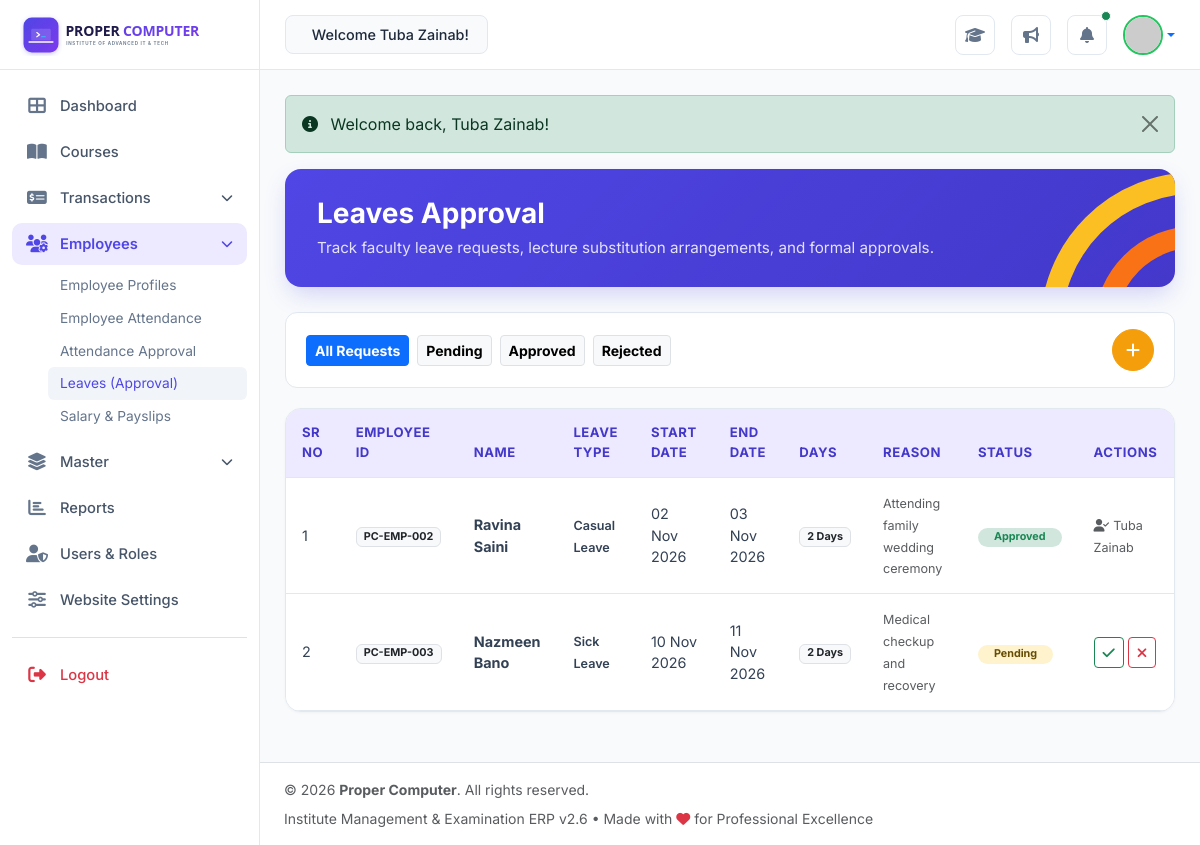
The page /admin/leaves.php (signed in) on the database its author committed.
### tables this page shows
CREATE TABLE `users` (
  `id` INT AUTO_INCREMENT PRIMARY KEY,
  `username` VARCHAR(60) NOT NULL UNIQUE,
  `email` VARCHAR(100) NOT NULL UNIQUE,
  `password_hash` VARCHAR(255) NOT NULL,
  `full_name` VARCHAR(100) NOT NULL,
  `phone` VARCHAR(20) NULL,
  `role_id` INT NOT NULL,
  `avatar` VARCHAR(255) DEFAULT 'default-avatar.png',
  `status` ENUM('active', 'inactive') DEFAULT 'active',
  `last_login` DATETIME NULL,
  `created_at` DATETIME DEFAULT CURRENT_TIMESTAMP,
  FOREIGN KEY (`role_id`) REFERENCES `roles` (`id`)
);

CREATE TABLE `leave_applications` (
  `id` INT AUTO_INCREMENT PRIMARY KEY,
  `employee_id` INT NOT NULL,
  `leave_type` ENUM('Casual Leave', 'Sick Leave', 'Earned Leave', 'Maternity/Paternity') DEFAULT 'Casual Leave',
  `start_date` DATE NOT NULL,
  `end_date` DATE NOT NULL,
  `total_days` INT NOT NULL DEFAULT 1,
  `reason` TEXT NOT NULL,
  `status` ENUM('Pending', 'Approved', 'Rejected') DEFAULT 'Pending',
  `approved_by` INT NULL,
  `response_notes` TEXT NULL,
  `created_at` DATETIME DEFAULT CURRENT_TIMESTAMP,
  FOREIGN KEY (`employee_id`) REFERENCES `employees` (`id`) ON DELETE CASCADE
);

CREATE TABLE `employees` (
  `id` INT AUTO_INCREMENT PRIMARY KEY,
  `employee_id` VARCHAR(30) NOT NULL UNIQUE,
  `full_name` VARCHAR(100) NOT NULL,
  `email` VARCHAR(100) NOT NULL,
  `phone` VARCHAR(20) NOT NULL,
  `role` VARCHAR(50) NOT NULL DEFAULT 'Teacher',
  `designation` VARCHAR(100) NOT NULL,
  `qualification` VARCHAR(100) NULL,
  `skills` VARCHAR(255) NULL,
  `base_salary` DECIMAL(10,2) NOT NULL DEFAULT 25000.00,
  `joining_date` DATE NOT NULL,
  `status` ENUM('Active', 'Inactive') DEFAULT 'Active',
  `photo` VARCHAR(255) NULL,
  `created_at` DATETIME DEFAULT CURRENT_TIMESTAMP
);

### admin/leaves.php (the view, shortened to what this page needs)
<?php
require_once __DIR__ . '/../config/helpers.php';
$pdo = getDBConnection();
$statusFilter = $_GET['status'] ?? 'all';
$sql = "SELECT la.*, e.employee_id, e.full_name as employee_name, e.role, u.full_name as approver_name
        FROM leave_applications la
        JOIN employees e ON la.employee_id = e.id
        LEFT JOIN users u ON la.approved_by = u.id
        WHERE 1=1";
$params = [];
$sql .= " ORDER BY la.created_at DESC";
$stmt = $pdo->prepare($sql);
$stmt->execute($params);
$leaves = $stmt->fetchAll();
require_once __DIR__ . '/../includes/admin_header.php';
?>
<div class="admin-header-banner">
    <svg class="banner-arcs" viewBox="0 0 100 100">
        <circle class="arc-1" cx="100" cy="100" r="80" />
        <circle class="arc-2" cx="100" cy="100" r="50" />
    </svg>
    <h2>Leaves Approval</h2>
    <p>Track faculty leave requests, lecture substitution arrangements, and formal approvals.</p>
</div>
<div class="filter-toolbar d-flex justify-content-between align-items-center flex-wrap gap-3">
    <div class="d-flex align-items-center gap-2">
        <a href="leaves.php?status=all" class="btn btn-sm <?= ($statusFilter === 'all') ? 'btn-primary' : 'btn-light border' ?> fw-bold">All Requests</a>
        <a href="leaves.php?status=pending" class="btn btn-sm <?= ($statusFilter === 'pending') ? 'btn-primary' : 'btn-light border' ?> fw-bold">Pending</a>
        <a href="leaves.php?status=approved" class="btn btn-sm <?= ($statusFilter === 'approved') ? 'btn-primary' : 'btn-light border' ?> fw-bold">Approved</a>
        <a href="leaves.php?status=rejected" class="btn btn-sm <?= ($statusFilter === 'rejected') ? 'btn-primary' : 'btn-light border' ?> fw-bold">Rejected</a>
    </div>
    <div>
        <button type="button" class="btn btn-add-amber" data-bs-toggle="modal" data-bs-target="#applyLeaveModal" title="Apply for Leave">
            <i class="fas fa-plus"></i>
        </button>
    </div>
</div>
<div class="admin-card-table">
    <div class="table-responsive">
        <table class="table admin-table">
            <thead>
                <tr>
                    <th>SR NO</th>
                    <th>EMPLOYEE ID</th>
                    <th>NAME</th>
                    <th>LEAVE TYPE</th>
                    <th>START DATE</th>
                    <th>END DATE</th>
                    <th>DAYS</th>
                    <th>REASON</th>
                    <th>STATUS</th>
                    <th>ACTIONS</th>
                </tr>
            </thead>
            <tbody>
                <?php if (empty($leaves)): ?>
                    <tr><td colspan="10" class="text-center py-4 text-muted">No leave records found</td></tr>
                <?php else: ?>
                    <?php foreach ($leaves as $idx => $lv): ?>
                        <tr>
                            <td><?= $idx + 1 ?></td>
                            <td><span class="badge bg-light text-dark border"><?= e($lv['employee_id']) ?></span></td>
                            <td><strong><?= e($lv['employee_name']) ?></strong></td>
                            <td><span class="small fw-semibold"><?= e($lv['leave_type']) ?></span></td>
                            <td><?= format_date($lv['start_date']) ?></td>
                            <td><?= format_date($lv['end_date']) ?></td>
                            <td><span class="badge bg-light text-dark border"><?= $lv['total_days'] ?> Days</span></td>
                            <td><small class="text-muted"><?= e($lv['reason']) ?></small></td>
                            <td>
                                <?php
                                $badge = 'bg-warning-subtle text-warning-emphasis';
                                if ($lv['status'] === 'Approved') $badge = 'bg-success-subtle text-success';
                                elseif ($lv['status'] === 'Rejected') $badge = 'bg-danger-subtle text-danger';
                                ?>
                                <span class="badge <?= $badge ?> px-3 py-1 rounded-pill"><?= e($lv['status']) ?></span>
                            </td>
                            <td>
                                <?php if ($lv['status'] === 'Pending'): ?>
                                    <div class="d-flex gap-1">
                                        <a href="leaves.php?action=approve&id=<?= $lv['id'] ?>" class="btn btn-sm btn-outline-success" title="Approve">
                                            <i class="fas fa-check"></i>
                                        </a>
                                        <a href="leaves.php?action=reject&id=<?= $lv['id'] ?>" class="btn btn-sm btn-outline-danger" title="Reject">
                                            <i class="fas fa-times"></i>
                                        </a>
                                    </div>
                                <?php else: ?>
                                    <small class="text-muted"><i class="fas fa-user-check me-1"></i><?= e($lv['approver_name'] ?? 'Admin') ?></small>
                                <?php endif; ?>
                            </td>
                        </tr>
                    <?php endforeach; ?>
                <?php endif; ?>
            </tbody>
        </table>
    </div>
</div>
<?php require_once __DIR__ . '/../includes/admin_footer.php'; ?>

### includes/admin_header.php (shortened to what this page needs)
<?php
require_once __DIR__ . '/../config/helpers.php';
$user = current_user();
?>
<!DOCTYPE html>
<html lang="en">
<head>
    <link href="https://cdn.jsdelivr.net/npm/bootstrap@5.3.3/dist/css/bootstrap.min.css" rel="stylesheet">
    <link rel="stylesheet" href="https://cdnjs.cloudflare.com/ajax/libs/font-awesome/6.5.1/css/all.min.css">
    <link rel="stylesheet" href="<?= ASSETS_URL ?>/css/admin.css">
    <link rel="stylesheet" href="<?= ASSETS_URL ?>/css/print.css" media="print">
</head>
<body class="admin-body">
<div class="admin-wrapper">
    <?php require_once __DIR__ . '/admin_sidebar.php'; ?>
    <div class="admin-main">
        <header class="admin-topbar">
            <div class="d-flex align-items-center gap-3">
                <div class="topbar-welcome">
                    <i class="fas fa-hand-wave text-warning me-1"></i> Welcome <?= e($user['full_name']) ?>!
                </div>
            </div>
            <div class="topbar-actions">
                <a href="<?= BASE_URL ?>/index.php" target="_blank" class="topbar-btn text-decoration-none" title="View Public Website">
                    <i class="fas fa-graduation-cap"></i>
                </a>
                <a href="<?= ADMIN_URL ?>/notices.php" class="topbar-btn text-decoration-none" title="Institute Notices">
                    <i class="fas fa-bullhorn"></i>
                </a>
                <div class="dropdown">
                    <button class="topbar-btn position-relative" type="button" data-bs-toggle="dropdown" aria-expanded="false">
                        <i class="fas fa-bell"></i>
                        <span class="position-absolute top-0 start-100 translate-middle p-1 bg-success border border-light rounded-circle"></span>
                    </button>
                </div>
                <div class="dropdown">
                    <a href="#" class="d-flex align-items-center text-decoration-none dropdown-toggle" data-bs-toggle="dropdown">
                        <img src="https://ui-avatars.com/api/?name=<?= urlencode($user['full_name']) ?>&background=4f46e5&color=fff&rounded=true" alt="<?= e($user['full_name']) ?>" class="topbar-avatar">
                    </a>
                </div>
            </div>
        </header>
        <main class="admin-content">

### assets/css/admin.css (style rules this page uses)
:root { --admin-bg: #f8fafc; --admin-sidebar-w: 260px; --admin-sidebar-collapsed-w: 80px; --admin-topbar-h: 70px; --admin-primary: #4f46e5; --admin-primary-dark: #3730a3; --admin-purple-grad: linear-gradient(135deg, #4f46e5 0%, #4338ca 100%); --admin-border: #e2e8f0; --admin-table-head: #ede9fe; --admin-table-head-text: #4338ca; --font-heading: 'Outfit', sans-serif; --font-body: 'Inter', sans-serif; }
body.admin-body { font-family: var(--font-body); background-color: var(--admin-bg); color: #334155; margin: 0; padding: 0; overflow-x: hidden; }
.admin-wrapper { display: flex; min-height: 100vh; }
.admin-main { margin-left: var(--admin-sidebar-w); flex-grow: 1; display: flex; flex-direction: column; min-width: 0; transition: margin-left 0.3s ease; }
.admin-topbar { height: var(--admin-topbar-h); background: #ffffff; border-bottom: 1px solid var(--admin-border); display: flex; align-items: center; justify-content: space-between; padding: 0 25px; position: sticky; top: 0; z-index: 1020; }
.topbar-welcome { background: #f8fafc; border: 1px solid var(--admin-border); padding: 8px 18px; border-radius: 8px; font-size: 0.9rem; font-weight: 500; color: #1e293b; }
.topbar-actions { display: flex; align-items: center; gap: 16px; }
.topbar-btn { width: 40px; height: 40px; border-radius: 8px; border: 1px solid var(--admin-border); background: #ffffff; color: #64748b; display: flex; align-items: center; justify-content: center; cursor: pointer; transition: all 0.2s; }
.topbar-avatar { width: 40px; height: 40px; border-radius: 50%; border: 2px solid #22c55e; object-fit: cover; }
.admin-content { padding: 25px; flex-grow: 1; }
.admin-header-banner { background: linear-gradient(135deg, #4f46e5 0%, #4338ca 100%); color: #ffffff; border-radius: 16px; padding: 28px 32px; position: relative; overflow: hidden; margin-bottom: 25px; box-shadow: 0 10px 25px -5px rgba(79, 70, 229, 0.25); }
.admin-header-banner h2 { color: #ffffff; font-size: 1.75rem; font-weight: 700; margin-bottom: 6px; }
.admin-header-banner p { color: rgba(255, 255, 255, 0.85); margin-bottom: 0; font-size: 0.95rem; }
.banner-arcs { position: absolute; right: -20px; bottom: -40px; width: 180px; height: 180px; pointer-events: none; }
.filter-toolbar { background: #ffffff; border: 1px solid var(--admin-border); border-radius: 12px; padding: 16px 20px; margin-bottom: 20px; }
.btn-add-amber { background-color: #f59e0b; border-color: #f59e0b; color: #ffffff; font-weight: 700; border-radius: 50%; width: 42px; height: 42px; display: inline-flex; align-items: center; justify-content: center; }
.admin-card-table { background: #ffffff; border: 1px solid var(--admin-border); border-radius: 16px; overflow: hidden; box-shadow: 0 1px 3px rgba(0, 0, 0, 0.04); margin-bottom: 25px; }
.admin-table { margin-bottom: 0; vertical-align: middle; }
.admin-table thead th { background-color: var(--admin-table-head); color: var(--admin-table-head-text); font-size: 0.82rem; font-weight: 700; letter-spacing: 0.04em; text-transform: uppercase; padding: 14px 16px; border-bottom: 1px solid rgba(79, 70, 229, 0.15); }
.admin-table tbody td { padding: 14px 16px; color: #334155; font-size: 0.9rem; border-bottom: 1px solid var(--admin-border); }

### rows shown on the page
users: full_name "Tuba Zainab"
leave_applications: employee.employee_id "PC-EMP-002", employee.full_name "Ravina Saini", leave_type "Casual Leave", start_date "02 Nov 2026", end_date "03 Nov 2026", total_days "2", reason "Attending family wedding ceremony", status "Approved", users.full_name "Tuba Zainab"
leave_applications: employee.employee_id "PC-EMP-003", employee.full_name "Nazmeen Bano", leave_type "Sick Leave", start_date "10 Nov 2026", end_date "11 Nov 2026", total_days "2", reason "Medical checkup and recovery", status "Pending"

### other values the page prints
$message "Welcome back, Tuba Zainab!"
APP_NAME "Proper Computer"
